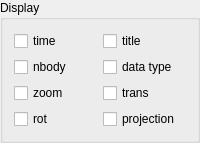
        <widget class="QGroupBox" name="groupBox_12">
         <property name="title">
          <string>Display</string>
         </property>
         <layout class="QGridLayout" name="gridLayout_18">
          <item row="0" column="0">
           <widget class="QCheckBox" name="osd_time">
            <property name="text">
             <string>time</string>
            </property>
           </widget>
          </item>
          <item row="0" column="1">
           <widget class="QCheckBox" name="osd_title">
            <property name="text">
             <string>title</string>
            </property>
           </widget>
          </item>
          <item row="1" column="0">
           <widget class="QCheckBox" name="osd_nbody">
            <property name="text">
             <string>nbody</string>
            </property>
           </widget>
          </item>
          <item row="1" column="1">
           <widget class="QCheckBox" name="osd_datatype">
            <property name="text">
             <string>data type</string>
            </property>
           </widget>
          </item>
          <item row="2" column="0">
           <widget class="QCheckBox" name="osd_zoom">
            <property name="text">
             <string>zoom</string>
            </property>
           </widget>
          </item>
          <item row="2" column="1">
           <widget class="QCheckBox" name="osd_trans">
            <property name="text">
             <string>trans</string>
            </property>
           </widget>
          </item>
          <item row="3" column="0">
           <widget class="QCheckBox" name="osd_rot">
            <property name="text">
             <string>rot</string>
            </property>
           </widget>
          </item>
          <item row="3" column="1">
           <widget class="QCheckBox" name="osd_proj">
            <property name="text">
             <string>projection</string>
            </property>
           </widget>
          </item>
         </layout>
        </widget>
